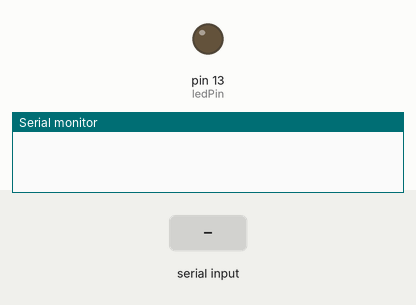
Simulated run of this sketch. Board: Arduino Uno, built with avr-gcc and run on an emulated ATmega328P. Parts: output pins drawn as LEDs (lit = HIGH), the last lines printed to the serial monitor. The test bench sets the inputs (shaded band).

Above: at 1.2 s.
1.3 s: "1" received over Serial
At 1.55 s:
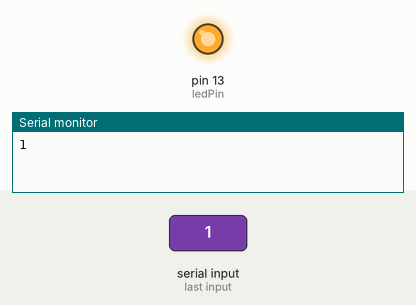
Timing chart, 0 to 4.3 s (numbered marks = the images above; inputs shaded):
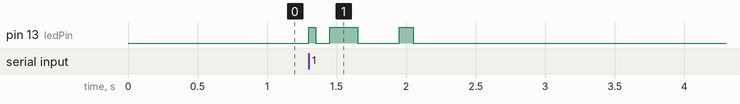

The sketch:

datagonder.ino
```cpp
// Lazer sensörde çalışacak olan kod blokları
// Bu kısımda serial ekranına yazılan yazı karakterleri ascii değerine çevrilir
// daha sonra ascii değerleri binary çevrilir.
// Her bir karakter 7 bitliktir.
// Lazer sensörüde binary değerine göre 8 kere yanıp söner.

int ledPin = 13; // lazer sensörünün takıldığı pin

int c=0;


void setup() {
  pinMode(ledPin, OUTPUT); // lazeri çıkış olarak ayarlıyoruz

  Serial.begin(9600);

}

void loop() {
  int k=0;
  byte n;
  while (Serial.available() > 0) {// Serial ekranından okuma yapmak için ekran da veri olup olamdığı
                                  // kontrol ediliyor.
    n = Serial.read(); // Serial ekranından byte olarak bir okuma yapılıyor
    Serial.print(char(n));// char karsılığı ekrana yazdırılıyor
    long i;
    char bits[8];
    int x=0;

    digitalWrite(ledPin, HIGH);  // Başlama singalı gönderiliyor ilk.
    delay(50);
    digitalWrite(ledPin, LOW);

    for (i = 1 << 6; i > 0; i = i / 2)// C programlamada kullanılan decimal sayıyı
                                      // binary ye cevirmek için kullanılan bit kaydırma işlemi
    {
      if((n & i) != 0){ // Gelen değer 1 ise lazer yanıyor.
        //Serial.print("1");
       digitalWrite(ledPin, HIGH);}
      else{// Gelen değer 0 ise lazer sönüyor
        //Serial.print("0");
        digitalWrite(ledPin, LOW);}
      delay(100);}

    digitalWrite(ledPin, LOW);
    delay(1000);
    }
  }
```

Measured:
- after the input at 1.3 s, pin 13 (ledPin): goes HIGH 0.05 s, LOW 0.10 s, HIGH 0.20 s, LOW 0.30 s, HIGH 0.10 s, then LOW, starting at once
